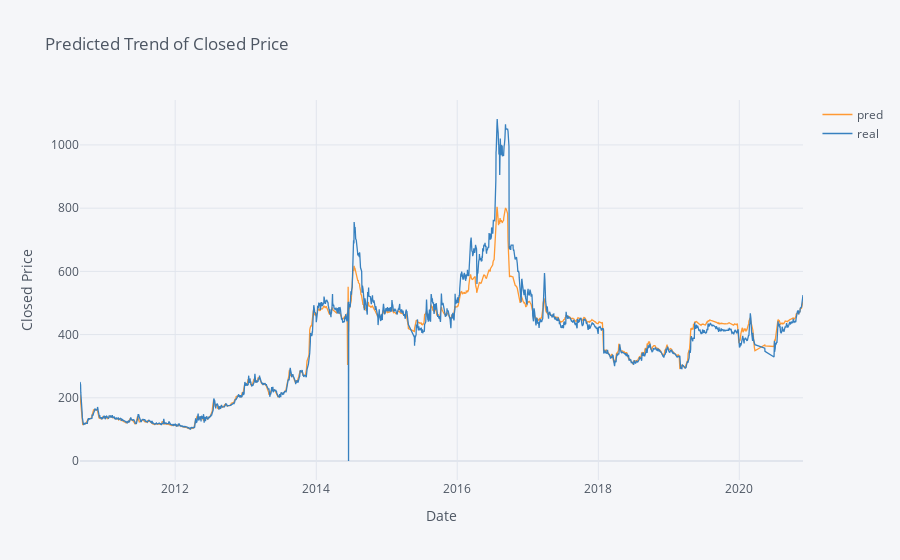

Notebook source saved alongside this figure:
### Markdown cell above
# Test Trend

### Code cell
train=pd.DataFrame()
train["pred"]=ss.inverse_transform(trainPredict.flatten())
train["real"]=ss.inverse_transform(trainX[:,:,0])
train["date"]=X_train.index[:-5]
train.iplot(kind="line", x="date",xTitle= "Date",yTitle = "Closed Price", title= "Predicted Trend of Closed Price")

### Figure 1 — Plotly figure (JSON) as saved in the notebook; plotly's stock layout.template omitted (floating-point values rounded to 4 significant figures; data arrays with more than 128 entries replaced by an {"elided": "..."} marker saying what was removed)
{"data": [{"line": {"color": "rgba(255, 153, 51, 1.0)", "dash": "solid", "shape": "linear", "width": 1.3}, "mode": "lines", "name": "pred", "text": "", "type": "scatter", "x": {"elided": "2308 str values"}, "y": {"elided": "2308 float values"}}, {"line": {"color": "rgba(55, 128, 191, 1.0)", "dash": "solid", "shape": "linear", "width": 1.3}, "mode": "lines", "name": "real", "text": "", "type": "scatter", "x": {"elided": "2308 str values"}, "y": {"elided": "2308 float values"}}], "layout": {"legend": {"bgcolor": "#F5F6F9", "font": {"color": "#4D5663"}}, "paper_bgcolor": "#F5F6F9", "plot_bgcolor": "#F5F6F9", "title": {"font": {"color": "#4D5663"}, "text": "Predicted Trend of Closed Price"}, "xaxis": {"gridcolor": "#E1E5ED", "showgrid": true, "tickfont": {"color": "#4D5663"}, "title": {"font": {"color": "#4D5663"}, "text": "Date"}, "zerolinecolor": "#E1E5ED"}, "yaxis": {"gridcolor": "#E1E5ED", "showgrid": true, "tickfont": {"color": "#4D5663"}, "title": {"font": {"color": "#4D5663"}, "text": "Closed Price"}, "zerolinecolor": "#E1E5ED"}}}
